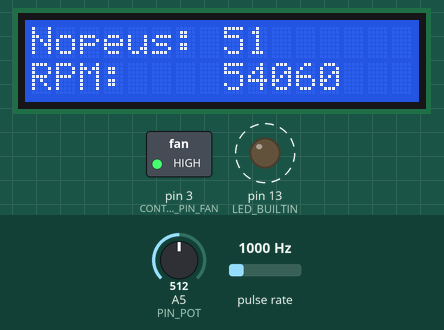
This sketch was run on a simulated Arduino Uno, built with avr-gcc and run on an emulated ATmega328P. Shown: 16×2 character LCD, switched loads named in the sketch (green lamp = pin HIGH), output pins drawn as LEDs (lit = HIGH). Wiring (inferred from the names in the program): pulse sensor: data pin 2. Dashed ring = blinking. The test bench sets the inputs (shaded band); at power-on: A5 (PIN_POT) = 512, pulse rate 1000 Hz. What the sketch prints to the serial monitor is not drawn.

Above: at 1.3 s.
1.4 s: A5 (PIN_POT) set to 716
At 1.57 s:
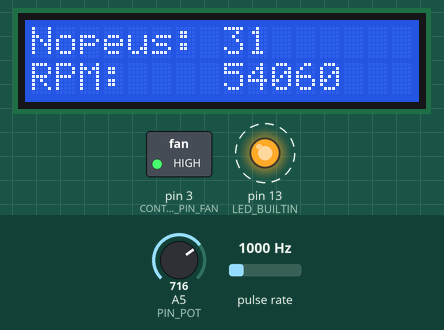
4.4 s: A5 (PIN_POT) set to 900
At 4.78 s:
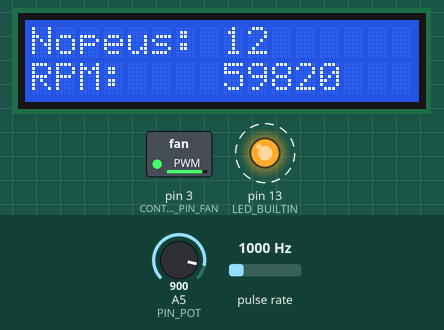
6.5 s: A5 (PIN_POT) set to 306
At 6.8 s:
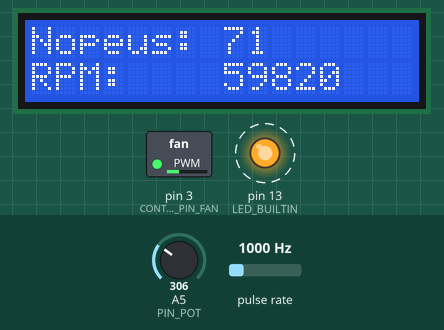
8.8 s: A5 (PIN_POT) set to 0
At 9.21 s:
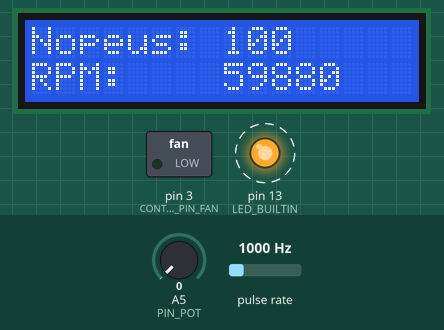
11.0 s: pulse rate (sensor on pin 2) set to 100 Hz
At 11.42 s:
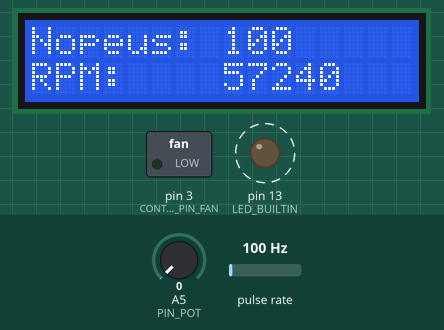
12.5 s: pulse rate (sensor on pin 2) set to 1250 Hz
At 13.23 s:
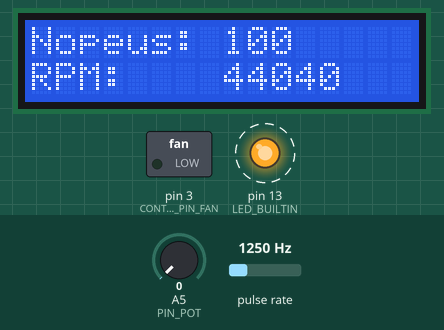
Timing chart, 0 to 15.5 s (numbered marks = the images above; inputs shaded):
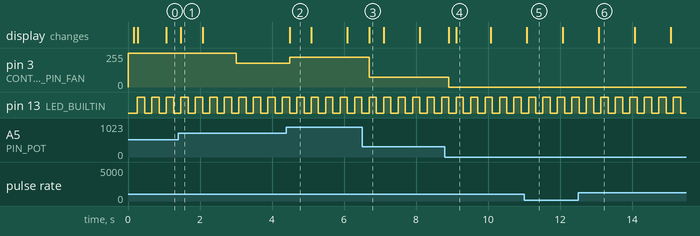

Measured:
- after the input at 1.4 s, pin 3 (CONTROL_PIN_FAN): 255/255 → 177/255 after 1.6 s
- after the input at 4.4 s, pin 3 (CONTROL_PIN_FAN): 177/255 → 225/255 after 0.09 s; the display: changes after 0.09 s (image 2)
- after the input at 6.5 s, pin 3 (CONTROL_PIN_FAN): 225/255 → 75/255 after 0.20 s
- after the input at 8.8 s, pin 3 (CONTROL_PIN_FAN): 75/255 → 0/255 after 0.11 s
- after the input at 11.0 s, the display: changes after 0.08 s (image 5)
- after the input at 12.5 s, the display: changes after 0.58 s (image 6)
- by itself, pin 13 (LED_BUILTIN): alternates HIGH for 0.20 s and LOW for 0.20 s

The sketch:

fancontrol.ino
```cpp
/***
 * Fan Control Code to Arduino
 *
 * This code has been made for controlling Vilpe Eco 220P roof fan
 * with Arduino UNO (Atmega328P).
 *
 * Arduino controls fan with PWM to NPN transistor (switch mode).
 *
 * PWM duty is controlled using potentiometer (note: PWM uses Timer2).
 *
 * LCD can be used to display the set speed value and the tacho signal
 * coming from the fan circuit (actual spinning RPM).
 *
 * Through serial a bit more information is provided about the current
 * operating values.
 *
 * https://www.vilpe.com/product/e220p-o160-500-roof-fan/
 *
 * See wiring instructions on on Vilpe site.
 *
 *
 * Made by Visa Hannula, 2021.
 *
 *
 * This code is provided AS IS and does not promise anything,
 * USE AT YOUR OWN RISK. You are fully free to copy and modify the code.
 *
 * If you find errors or implement nice new features let me know. :)
 *
 ****
 ****
 *
 * Some notes about Timers.
 *
 * http://www.righto.com/2009/07/secrets-of-arduino-pwm.html
 *
 * - Timer/Counter Control Registers TCCRnA and TCCRnB hold the main control bits for the timer
 * - Output Compare Registers OCRnA and OCRnB set the levels at which outputs A and B will be affected
 *
 * General note: The Arduino uses Timer 0 internally for the millis() and delay() functions,
 * so be warned that changing the frequency of this timer will cause those functions to be erroneous.
 * Using the PWM outputs is safe if you don't change the frequency, though.
 *
 * Timer output Arduino output  Chip pin    Pin name
 * OC0A	        6	            12          PD6
 * OC0B	        5	            11          PD5
 * OC1A	        9	            15          PB1
 * OC1B	        10	            16          PB2
 * OC2A	        11	            17          PB3
 * OC2B	        3	            5           PD3
 *
 * This code has been made for Arduino UNO.
 * In this sketch the PWM is connected to PIN 3 in Arduino (OC2B)
 * and so controlled with OCR2B.
 * */


#include <Arduino.h>
#include <stdbool.h>
// include the library code:
#include <LiquidCrystal.h>

#define CONTROL_PIN_FAN 3 // PWM control signal
#define PIN_POT A5 // PWM Speed setting read (potentiometer)
#define PIN_TACHO 2


unsigned long ledMillis = 0;
unsigned long currMillis = 0;

volatile uint16_t tachoPulses_vol = 0; // Tacho counter
uint16_t tachoPulses_non_vol = 0; // For reducing access to volatile value
unsigned long tachoMillis = 0;

uint8_t ledState = LOW;

uint16_t potValOld = 0;    // potentiometer value
uint16_t potValNew = 0; // pot lates val

char lcdRow0Empty [17] = "Nopeus:         ";
char lcdRow1Empty [17] = "RPM:            ";

/*** LCD PINS (4 bit mode)
    Display : Arduino
    DB7 (14): D11
    DB6 (13): D10
    DB5 (12): D9
    DB4 (11): D8
    EN 	 (6): D7 (Enable)
    RS   (4): D6 (Register Select)
***/
#define PIN_LCD_RS 6
#define PIN_LCD_EN 7
#define PIN_LCD_DB7 11
#define PIN_LCD_DB6 10
#define PIN_LCD_DB5 9
#define PIN_LCD_DB4 8

// Initialize the LCD library
//LiquidCrystal lcd(rs, en, d4, d5, d6, d7);
LiquidCrystal lcd(PIN_LCD_RS, PIN_LCD_EN, PIN_LCD_DB4, PIN_LCD_DB5, PIN_LCD_DB6, PIN_LCD_DB7);

struct Fan {
    uint8_t fanPWMPin;
    uint8_t fanState;
    uint8_t fanDuty; // timer val for PWM
    uint8_t fanDutyDisplay; // 0-100 for display
    unsigned long dutyUpdateMillis;
};

struct Fan roofFan;


// SETUP
void setup() {
    pinMode(CONTROL_PIN_FAN, OUTPUT);

    roofFan.fanPWMPin = CONTROL_PIN_FAN;
    roofFan.fanState = HIGH;
    roofFan.fanDuty = 255; // timer val for PWM
    roofFan.fanDutyDisplay = 0; // 0-100 for display
    roofFan.dutyUpdateMillis = millis() + 2000; // keep high for 2 sec

    digitalWrite(roofFan.fanPWMPin, HIGH);

    pinMode(LED_BUILTIN, OUTPUT);
    digitalWrite(LED_BUILTIN, LOW);

    // Set timers
    // https://playground.arduino.cc/Main/TimerPWMCheatsheet/
    TCCR2A = _BV(COM2B1) | _BV(WGM20);
    TCCR2B = _BV(CS21);
    OCR2B = roofFan.fanDuty;

    /*
    Explanation:
    - Clear OC2B on Compare Match when up-counting. Set OC2B on Compare Match when down-counting
    - PWM - Phase Correct mode
    - clkT2S/8 (From Prescaler) = 16MHz / 8 / 255 / 2 ~ 3922 MHz
    - Compare match = 255
    */

    lcd.begin(16, 2);
    lcd.print(F("START"));

    ledMillis = millis(); // Internal led control
    tachoMillis = millis(); //

    Serial.setTimeout(200);
    Serial.begin(115200);
    delay(100);

    Serial.print(F("Start. TCCR2B: "));
    Serial.println(TCCR2B, BIN);

    // Tacho interrupt reading
    pinMode(PIN_TACHO, INPUT_PULLUP);
    attachInterrupt(digitalPinToInterrupt(PIN_TACHO), ISRincrementTachoPulses, FALLING);

    // Initialize LCD display rows
    lcd.setCursor(0,0);
    lcd.print(lcdRow0Empty); // len 8
}

// LOOP
void loop() {
    currMillis = millis();

    // READ CURRENT POTENTIOMETER VALUE
    if (currMillis > ledMillis + 200) { // read values rate
        ledMillis = currMillis;
        toggleLED(LED_BUILTIN);

        // Read new value from potentiometer and store and show if changed
        if (potValOld != *getPotValSmooth(&potValNew, PIN_POT)) {
            potValOld = potValNew;
            roofFan.fanDuty = potValOld >> 2; // convert 1023 to 255
            printFanSpeed(&roofFan);
        }
    }

    // READ AND PRINT CURRENT TACHO VALUE
    if (currMillis > tachoMillis + 1000) {
        tachoMillis = currMillis;
        printTacho(&tachoPulses_vol);
        tachoPulses_vol = 0; // start counting again
    }

    // SET FAN DUTY
    if (currMillis > roofFan.dutyUpdateMillis + 1000) {
        setFanMotorPWM(&roofFan);
    }
}

uint16_t *getPotValSmooth(uint16_t *potVariable_ptr, const char pot_pin) {
    *potVariable_ptr = analogRead(pot_pin) / 10 * 10; // smooth out a little bit (lose precision)
    return potVariable_ptr;
}

void ISRincrementTachoPulses() {
    tachoPulses_vol++;
}

void printTacho(volatile uint16_t *tachoPulses_vol_ptr) {
    tachoPulses_non_vol = *tachoPulses_vol_ptr * 60;

    Serial.print("Tacho: ");
    Serial.println(tachoPulses_non_vol);

    lcd.setCursor(0,1);
    lcd.print(lcdRow1Empty);
    lcd.setCursor(8,1);
    lcd.print(tachoPulses_non_vol);
}

void printFanSpeed(struct Fan* fan) {
    //Serial.print("Timer value: ");
    //Serial.print(TCNT2); // timer val
    Serial.print(F("Voltage value: 10bit: "));
    Serial.print(potValNew);
    Serial.print(F(", 8bit (PWM duty): "));
    Serial.print(fan->fanDuty); // real fan duty number 0-255

    fan->fanDutyDisplay = map(roofFan.fanDuty, 0, 255, 100, 0); // show as 0-100
    Serial.print(F(", %: "));
    Serial.println(fan->fanDutyDisplay);

    lcd.setCursor(8,0); // after text position
    lcd.print(fan->fanDutyDisplay);
}

void setFanMotorPWM(struct Fan* fan) {
    if (fan->fanDuty < 11) { // signal off at very low val
        fan->fanDuty = 0;
    }

    OCR2B = fan->fanDuty;
}

void toggleLED(int ledPort) {
    ledState = !ledState;
    digitalWrite(ledPort, ledState);
}
```
